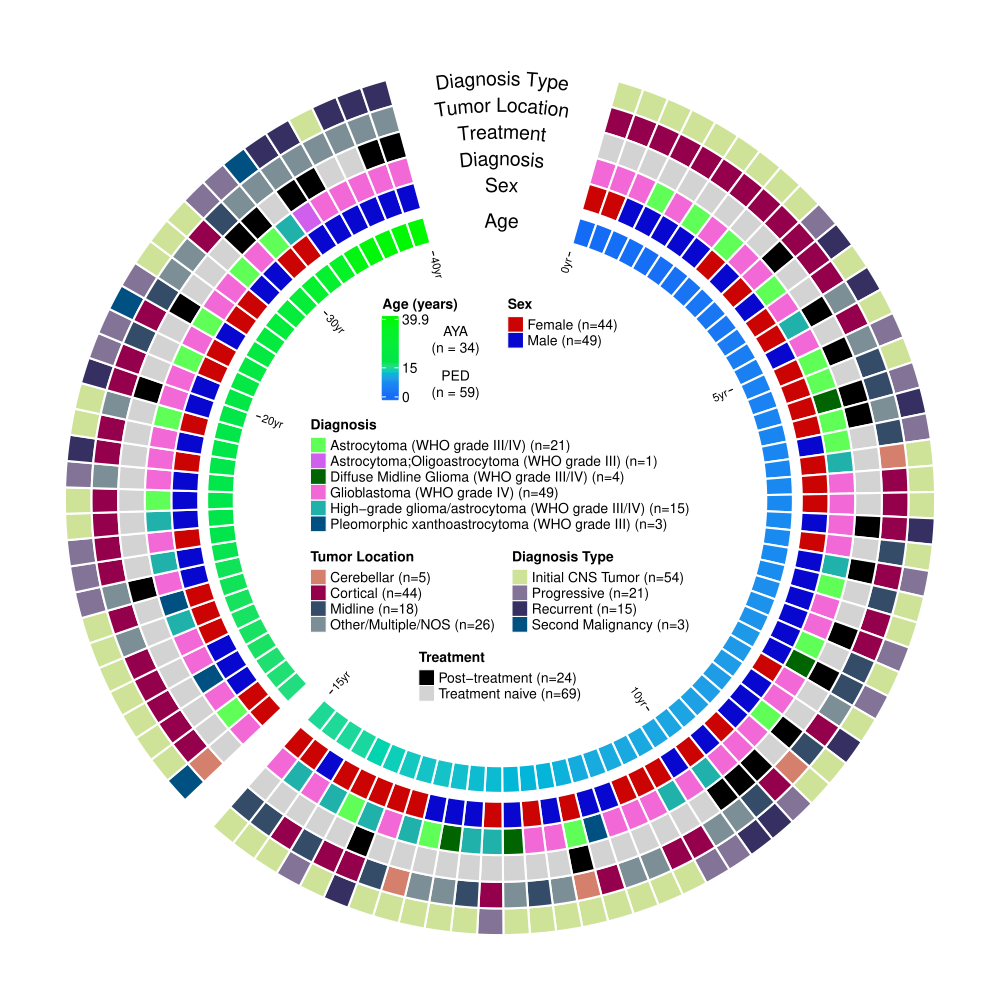

Here is the R script that generated this plot:
#!/usr/bin/env Rscript

# ============================================================
# Figure 1A | Discovery Cohort Clinical Overview
# File: Figure1A_clinical_overview.R
#
# Description:
#   Generates the circular clinical annotation overview for the
#   Discovery cohort using the public clinical table in STable1.
#
# Inputs:
#   - ../data/STable1.xlsx, sheet ClinicalTable
#
# Outputs:
#   - hope_clinical_data_availability_revision_age_continuous_F1A.pdf
#
# Author: Weiping Ma
# Affiliation: Icahn School of Medicine at Mount Sinai
# ============================================================

# Load libraries
suppressPackageStartupMessages({
  library(reshape2)
  library(tidyverse) 
  library(ComplexHeatmap)
  library(circlize) 
  library(openxlsx)
})

# Define directories
data_dir <- '../data'
output_dir <- '.'

# 1. Load clinical data
annot <- read.xlsx(file.path(data_dir, "STable1.xlsx"), sheet = "ClinicalTable")

# Filter out missing diagnoses
annot <- annot %>% filter(!is.na(Disc_initial_diagnosis))

# Fix diagnosis type field
annot <- annot %>%
  mutate(cDisc_diagnosis_type = case_when(
    cDisc_diagnosis_type == "Primary" ~ "Initial CNS Tumor",
    TRUE ~ as.character(cDisc_diagnosis_type)
  ))

annot$Diagnosis <- annot$Disc_Diagnosis

# 2. Prepare dataframe for plotting
plot_df <- annot %>%
  dplyr::rename("Age" = "cDisc_age_class_derived",
                "Age_at_Initial_Diagnosis" = "Disc_Age_at_Initial_Diagnosis",
                "Gender" = "cDisc_Gender",
                "Diagnosis Type" = "cDisc_diagnosis_type",
                "Treatment" = "cDisc_treat_status",
                "Tumor Location" = "cDisc_tumor_loc") %>%
  dplyr::mutate(Age_at_Initial_Diagnosis = Age_at_Initial_Diagnosis/365) %>%
  dplyr::select(id, Age, Age_at_Initial_Diagnosis, Gender, Diagnosis, 
                `Diagnosis Type`, Treatment, `Tumor Location`) %>%
  unique() %>%
  column_to_rownames('id') %>%
  dplyr::arrange(Age, Age_at_Initial_Diagnosis, Gender, Diagnosis, 
                 `Diagnosis Type`, Treatment, `Tumor Location`)

# Merge some age groups
plot_df <- plot_df %>%
  mutate(Age = as.character(Age)) %>%
  mutate(Age = ifelse(Age %in% c("(15,26]", "(26,40]"), "(15,40]", Age))

# Splitting variable for circular heatmap
split <- factor(plot_df$Age, levels = c("[0,15]", "(15,40]"))

# 3. Add dummy rows and finalize dataframe
# Add 6 empty slots to the matrix
k <- 6
plot_df2 <- rbind(matrix(NA, ncol = ncol(plot_df), nrow = k, 
                         dimnames = list(1:k, colnames(plot_df))),
                  plot_df)
plot_df2$Age[is.na(plot_df2$Age)] <- '[0]'

split2 <- factor(plot_df2$Age, levels = c('[0]', "[0,15]", "(15,40]"))

# Clean tumor location labels
plot_df2$`Tumor Location`[plot_df2$`Tumor Location` == "Other/Multiple locations/NOS"] <- 'Other/Multiple/NOS'

# Function to add sample sizes
add.sample.size <- function(x){
  tab.n <- table(x)
  for(i in names(tab.n)) {
    x[x == i] <- paste0(i, ' (n=', tab.n[i], ')')
  }
  return(x)
}

# Apply function
plot_df2$Age <- add.sample.size(plot_df2$Age)
plot_df2$Gender <- add.sample.size(plot_df2$Gender)
plot_df2$`Diagnosis Type` <- add.sample.size(plot_df2$`Diagnosis Type`)
plot_df2$Treatment <- add.sample.size(plot_df2$Treatment)
plot_df2$`Tumor Location` <- add.sample.size(plot_df2$`Tumor Location`)
plot_df2$Diagnosis <- add.sample.size(plot_df2$Diagnosis)

# 4. Define color schemes
col_Diagnosis <- c("#5fff57","mediumorchid2","darkgreen","#f268d6","lightseagreen","#005082")
names(col_Diagnosis) <- names(table(plot_df2$Diagnosis))

col_gender <- c("#CC0303","#0707CF")
names(col_gender) <- names(table(plot_df2$Gender))

col_age <- c("#00F800","#146CF6","white")
names(col_age) <- names(table(plot_df2$Age))

col_dtype <- c("#cee397","#827397","#363062","#005082")
names(col_dtype) <- names(table(plot_df2$`Diagnosis Type`))

col_annot <- c("black","lightgray")
names(col_annot) <- names(table(plot_df2$Treatment))

col_tumor_loc <- c("#D4806C","#94004C","#344C68","#7C8F97")
names(col_tumor_loc) <- names(table(plot_df2$`Tumor Location`))

col_fun1 <- list(c(col_Diagnosis, col_gender, col_age, col_dtype, col_annot, col_tumor_loc))[[1]] %>%
  unlist() %>% as.list()

# Color mapping for continuous age variable
col_fun_age <- colorRamp2(breaks = summary(plot_df$Age_at_Initial_Diagnosis),
                          colors = c("#146CF6", "#188AF0", "#00B7D8", "#00D4B0", "#00E54B", "#00F800"))

col_fun2 <- col_fun1
col_fun2$`[0]` <- 'white'

col.bg <- rep('white', 3)
names(col.bg) <- unique(plot_df2 %>% dplyr::select(Age))

# 5. Generate circular heatmap
circos.clear()
pdf(file = file.path(output_dir, "hope_clinical_data_availability_revision_age_continuous_F1A.pdf"), width = 10, height = 10)

circos.par(start.degree = 90+(360-5*3-89-k)/(92+k)*k/2+0.5+k/2-1, 
           gap.degree = 1, gap.after = c(5), points.overflow.warning = FALSE)

# Age track
circos.heatmap(mat = plot_df2 %>% dplyr::select(Age), 
               split = split2,
               col = col.bg, track.height = 0.001, 
               cell.border = "white", bg.lwd = 2, cell.lwd = 2)

# Clinical annotation tracks
circos.heatmap(plot_df2 %>% dplyr::select(c('Diagnosis Type','Tumor Location','Treatment','Diagnosis','Gender')), 
               col = unlist(col_fun2),
               track.height = 0.3, 
               cell.border = "white", bg.lwd = 2, cell.lwd = 2)

# Continuous age track
circos.heatmap(mat = plot_df2 %>% dplyr::select(Age_at_Initial_Diagnosis), 
               col = col_fun_age, track.height = 0.06, 
               cell.border = "white", bg.lwd = 2, cell.lwd = 2)

# Labels
circos.labels(rep(unique(split2)[3:2], c(4,3)), 
              x = c(0,14, 37,59, 18, 26,34), 
              labels = c('0yr','5yr','10yr','15yr','20yr','30yr','40yr'),
              connection_height = mm_h(1), cex = 2/3)

highlight.sector("[0]", col = "white")

# Axis labels
cex.name <- 1.2
facing.name <- "bending.outside"

circos.trackText(x = k/2, y = 0.5,
                 labels = 'Age', cex = cex.name, 
                 sectors = '[0]', track = 3, facing = facing.name, niceFacing = TRUE)

circos.trackText(x = rep(k/2,5), y = 4:0+0.5,
                 labels = c('Diagnosis Type','Tumor Location','Treatment','Diagnosis','Sex'),
                 cex = cex.name, sectors = rep('[0]',5), track = 2, 
                 facing = facing.name, niceFacing = TRUE)

# 6. Add legends
lgd_diagnosis <- Legend(title = "Diagnosis", at = names(col_Diagnosis), legend_gp = gpar(fill = col_Diagnosis))
lgd_gender <- Legend(title = "Sex", at = names(col_gender), legend_gp = gpar(fill = col_gender))
lgd_age <- Legend(title = "Age (years)", col_fun = col_fun_age, at = c(0, 15, 39.9), labels = c(0, 15, 39.9))
lgd_dtype <- Legend(title = "Diagnosis Type", at = names(col_dtype), legend_gp = gpar(fill = col_dtype))
lgd_annot <- Legend(title = "Treatment", at = names(col_annot), legend_gp = gpar(fill = col_annot))
lgd_tumor_location <- Legend(title = "Tumor Location", at = names(col_tumor_loc), legend_gp = gpar(fill = col_tumor_loc))

# Legend layout
gap.temp <- lgd_diagnosis@grob$vp$width - lgd_tumor_location@grob$vp$width - lgd_dtype@grob$vp$width

h0 <- lgd_age@grob$vp$height
h1 <- lgd_diagnosis@grob$vp$height
h2 <- lgd_tumor_location@grob$vp$height
h3 <- lgd_annot@grob$vp$height

h <- dev.size()[2]

circle_size <- unit(1, "snpc")

lgd_list <- packLegend(lgd_age, lgd_gender, max_height = unit(0.9*h, "inch"), direction = "horizontal",
                       column_gap = unit(0.5, "inch"))
lgd_list1 <- packLegend(lgd_diagnosis, max_height = unit(0.9*h, "inch"), direction = "horizontal")
lgd_list2 <- packLegend(lgd_tumor_location, lgd_dtype, max_height = unit(0.9*h, "inch"), direction = "horizontal",
                        column_gap = gap.temp)
lgd_list3 <- packLegend(lgd_annot, max_height = unit(0.9*h, "inch"), direction = "horizontal")

lgd.x <- unit(h/2, "inch")
lgd.gap <- unit(5, "mm")
lgd.y3 <- (unit(254, "mm")-(lgd.gap*3+h0+h1+h2))/2

draw(lgd_list,  x = lgd.x, y = lgd.y3+lgd.gap*3+h0/2+h1+h2+h3/2) 
draw(lgd_list1, x = lgd.x, y = lgd.y3+lgd.gap*2+h1/2+h2+h3/2) 
draw(lgd_list2, x = lgd.x, y = lgd.y3+lgd.gap*1+h2/2+h3/2) 
draw(lgd_list3, x = lgd.x, y = lgd.y3) 

# 7. Add text labels for cohorts
cex.n <- 0.8
x.n <- -0.1

text(x = x.n, y = 0.38, 'AYA', cex = cex.n)
text(x = x.n, y = 0.34, '(n = 34)', cex = cex.n)

text(x = x.n, y = 0.28, 'PED', cex = cex.n)
text(x = x.n, y = 0.24, '(n = 59)', cex = cex.n)

# 8. Close plot
circos.clear()
dev.off()
